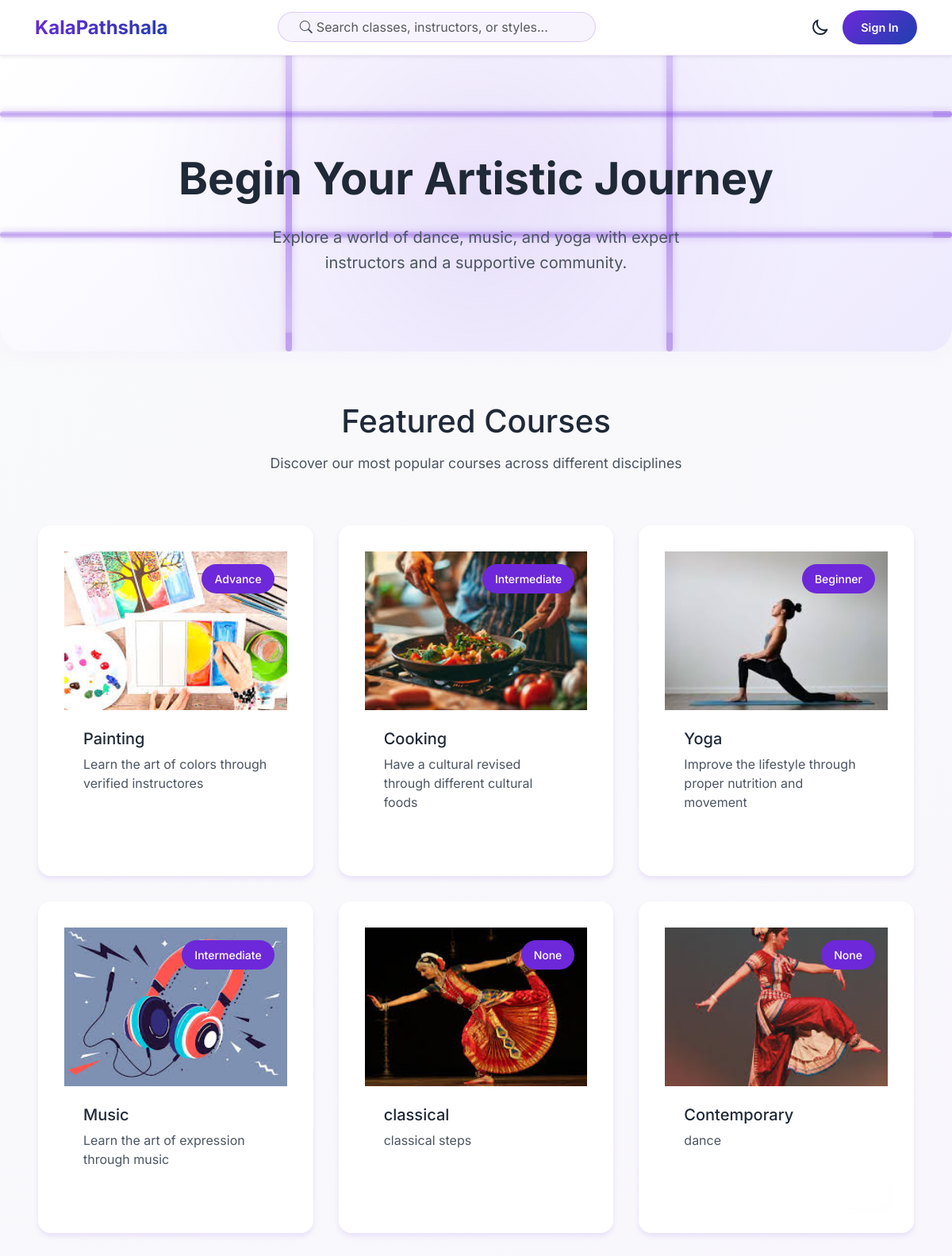
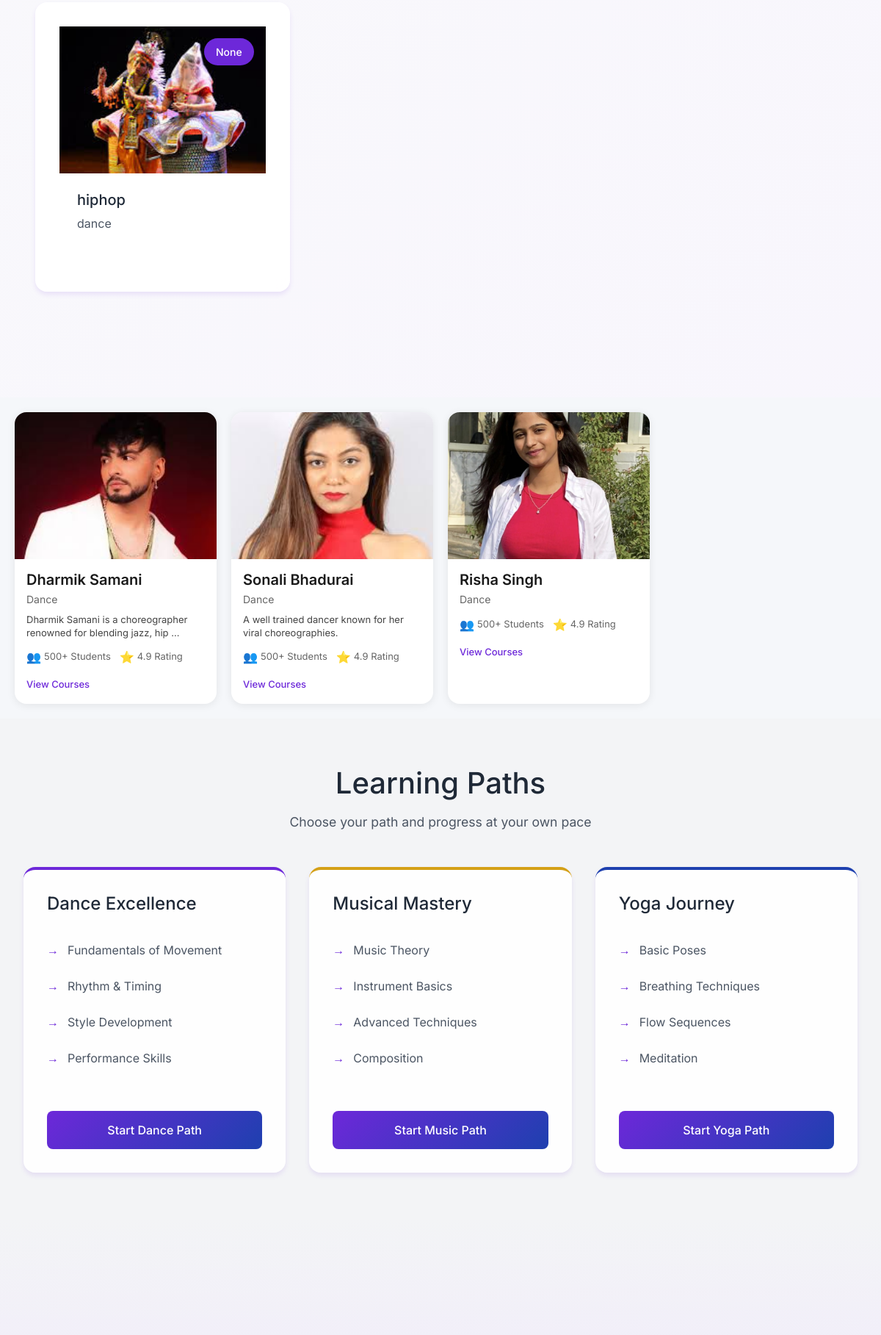
/explore/ (upper part), run on the app's committed database (2 pictures, top to bottom).
### course/models.py (models this page shows, shortened)
class Course(models.Model):
    level_choice = (('Beginner','Beginner'),('Intermediate','Intermediate'),('Advance','Advance'))
    teacher = models.ForeignKey('account.Teacher', on_delete=models.CASCADE, related_name='courses')
    title = models.CharField(max_length=100)
    slug = models.SlugField(unique=True, null=True, blank=True)
    uid = models.UUIDField(default=uuid.uuid4, editable=False, unique=True)
    description = models.TextField()
    image = models.ImageField(upload_to='courses/')
    category = models.ForeignKey(CourseCategory, on_delete=models.CASCADE, related_name='courses')
    subcategory = models.ForeignKey(CourseSubCategory, on_delete=models.CASCADE, default='Beginner',related_name='courses')
    level = models.CharField(max_length=20, choices=level_choice, null=True, blank=True)
    duration = models.CharField(max_length=30, null=True, blank=True)
    price = models.DecimalField(max_digits=10, decimal_places=2, default=0.00)
    discount_price = models.DecimalField(max_digits=10, decimal_places=2, default=0.00)
    is_active = models.BooleanField(default=True)
    is_free = models.BooleanField(default=False)
    created_at = models.DateTimeField(auto_now_add=True)
    updated_at = models.DateTimeField(auto_now=True)

class CourseCategory(models.Model):
    uid = models.UUIDField(default=uuid.uuid4, editable=False, unique=True)
    name = models.CharField(max_length=100)
    image = models.ImageField(upload_to='course_categories/')
    slug = models.SlugField(unique=True, null=True, blank=True)
    description = models.TextField(null=True, blank=True)
    created_at = models.DateTimeField(auto_now_add=True)
    updated_at = models.DateTimeField(auto_now=True)

### account/models.py (models this page shows, shortened)
class Teacher(models.Model):
    uid = models.UUIDField(default=uuid.uuid4, editable=False)
    user = models.OneToOneField(User, on_delete=models.CASCADE, related_name='teacher')
    full_name = models.CharField(max_length=100)
    bio = models.TextField(null=True, blank=True)
    image = models.ImageField(upload_to='teachers/', null=True, blank=True)
    phone = models.CharField(max_length=15, null=True, blank=True)
    adhaar_number = models.CharField(max_length=12, null=True, blank=True)
    category = models.ForeignKey(CourseCategory, on_delete=models.SET_NULL, null=True,blank=True)
    subcategory = models.ForeignKey(CourseSubCategory, on_delete=models.SET_NULL, null=True,blank=True)
    website = models.URLField(null=True, blank=True)
    facebook = models.URLField(null=True, blank=True)
    twitter = models.URLField(null=True, blank=True)
    instagram = models.URLField(null=True, blank=True)
    verified = models.BooleanField(default=False)

### base/views.py (the view)
# urls.py: path('explore/', views.explore, name='explore'),
def explore(request):
    course = Course.objects.filter(is_active = True)
    teacher = Teacher.objects.all()
    return render(request,'student-explore.html',{'courses':course,'teachers':teacher})

### templates/student-explore.html (shortened to what this page needs)
{% extends "index.html" %}
    {% load static %}
    {% block content %}
    <link rel="stylesheet" href="{% static 'css/styles.css' %}">
    <div class="app">
        <header class="page-header">
            <div class="pipe-flow">
                <div class="pipe pipe-horizontal pipe-1">
                </div>
                <div class="pipe pipe-horizontal pipe-2">
                </div>
                <div class="pipe pipe-vertical pipe-3">
                </div>
                <div class="pipe pipe-vertical pipe-4">
                </div>
            </div>
            <h1 class="page-title">Begin Your Artistic Journey</h1>
            <p class="page-subtitle">Explore a world of dance, music, and yoga with expert instructors and a supportive community.</p>
        </header>
        <section class="content-section">
            <h2 class="section-title">Featured Courses</h2>
            <p class="section-subtitle">Discover our most popular courses across different disciplines</p>
            <div class="courses-grid">
                {% for course in courses %}
                <div class="feature-card">
                <a href='{% url "course" course.slug %}' style='text-decoration:none;' class="">
                    <div class="card-image">
                        <img src="{{ course.image.url }}" alt="Dance Course">
                        <span class="level-badge">{{ course.level }}</span>
                    </div>
                    <div class="card-content">
                        <h3>{{ course.title }}</h3>
                        <p>{{ course.description|truncatewords:10 }}</p>
                    </div>
                </a>
            </div>
                {% endfor %}
            </div>
        </section>
        <section style="margin: 0; padding: 20px; font-family: 'Inter', sans-serif; background: #f5f7fa;">
            <div style="display: grid; grid-template-columns: repeat(auto-fill, minmax(250px, 1fr)); gap: 20px; max-width: 1200px; margin: 0 auto;">
                {% for teacher in teachers %}
                <div style="background: white; border-radius: 16px; box-shadow: 0 2px 12px rgba(0, 0, 0, 0.08); overflow: hidden;">
                    <div style="width: 100%; height: 200px; overflow: hidden;">
                        <img  {% if teacher.image %}
                        src='{{teacher.image.url}}'
                        {% else %}
                        src="https://images.unsplash.com/photo-1544005313-94ddf0286df2?ixlib=rb-4.0.3&ixid=MnwxMjA3fDB8MHxwaG90by1wYWdlfHx8fGVufDB8fHx8&auto=format&fit=crop&w=688&q=80"
                        {% endif %} alt="Teacher Profile" style="width: 100%; height: 100%; object-fit: cover;">
                    </div>
                    <div style="padding: 16px;">
                        <h2 style="margin: 0 0 4px 0; font-size: 20px; font-weight: 600; color: #1a1a1a;">{{teacher.full_name}}</h2>
                        <p style="margin: 0 0 8px 0; font-size: 14px; color: #666;">{{teacher.category.name}}</p>
                        <p style="margin: 0 0 12px 0; font-size: 13px; color: #444; line-height: 1.4;">{{teacher.bio|truncatewords:10}}</p>
                        <div style="display: flex; gap: 12px; margin-bottom: 12px;">
                            <div style="display: flex; align-items: center; gap: 4px;">
                                <span style="color: #666;">👥</span>
                                <span style="color: #666; font-size: 13px;">500+ Students</span>
                            </div>
                            <div style="display: flex; align-items: center; gap: 4px;">
                                <span style="color: #666;">⭐</span>
                                <span style="color: #666; font-size: 13px;">4.9 Rating</span>
                            </div>
                        </div>
                        <a href="{% url "teacher_profile" teacher.uid %}" style="display: inline-block; text-decoration: none; color: #6d28d9; font-size: 13px; font-weight: 500;">View Courses</a>
                    </div>
                </div>
                {% endfor %}
            </div>
        </section>
        <section class="content-section" style="background: var(--bg-secondary);">
            <h2 class="section-title">Learning Paths</h2>
            <p class="section-subtitle">Choose your path and progress at your own pace</p>
            <div class="paths-grid">
                <div class="path-card dance-path">
                    <h3>Dance Excellence</h3>
                    <ul class="path-steps">
                        <li>Fundamentals of Movement</li>
                        <li>Rhythm & Timing</li>
                        <li>Style Development</li>
                        <li>Performance Skills</li>
                    </ul>
                    <a href="dance-courses.html" class="path-link">Start Dance Path</a>
                </div>
                <div class="path-card music-path">
                    <h3>Musical Mastery</h3>
                    <ul class="path-steps">
                        <li>Music Theory</li>
                        <li>Instrument Basics</li>
                        <li>Advanced Techniques</li>
                        <li>Composition</li>
                    </ul>
                    <a href="music-courses.html" class="path-link">Start Music Path</a>
                </div>
                <div class="path-card yoga-path">
                    <h3>Yoga Journey</h3>
                    <ul class="path-steps">
                        <li>Basic Poses</li>
                        <li>Breathing Techniques</li>
                        <li>Flow Sequences</li>
                        <li>Meditation</li>
                    </ul>
                    <a href="yoga-courses.html" class="path-link">Start Yoga Path</a>
                </div>
            </div>
        </section>
    </div>
    {% endblock content %}

### data on the page
Course: image (picture), level "Advance", title "Painting", description "Learn the art of colors through verified instructores"
Course: image (picture), level "Intermediate", title "Cooking", description "Have a cultural revised through different cultural foods"
Course: image (picture), level "Beginner", title "Yoga", description "Improve the lifestyle through proper nutrition and movement"
Course: image (picture), level "Intermediate", title "Music", description "Learn the art of expression through music"
Course: image (picture), level "None", title "classical", description "classical steps"
Course: image (picture), level "None", title "Contemporary", description "dance"
Course: image (picture), level "None", title "hiphop", description "dance"
Teacher: image (picture), full_name "Dharmik Samani", category.name "Dance", bio "Dharmik Samani is a choreographer renowned for blending jazz, hip …"
Teacher: image (picture), full_name "Sonali Bhadurai", category.name "Dance", bio "A well trained dancer known for her viral choreographies."
Teacher: image (picture), full_name "Risha Singh", category.name "Dance"
